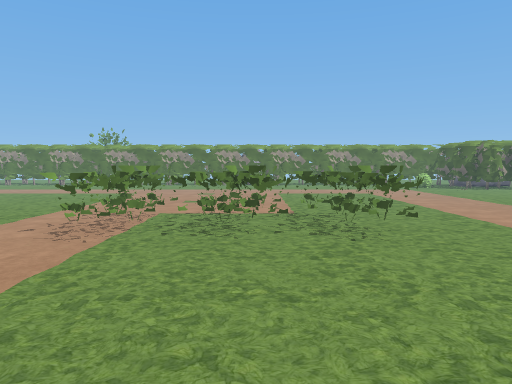
[1] (above)

17 first-person views from a walk through a 3-D level made in the Godot game engine. The camera is 1.4 m above the floor, tilts 4° down and sees 70° across. The floor is counted in squares, 1 m on a side. Each view is taken from the middle of a square. On the plan, view 1 faces up. The plan holds only what a view shows up to about 16 squares ahead; the rest is blank. The place goes on beyond the plan. Characters and animated objects are left out. Some surface patterns are stand-ins.

[2]
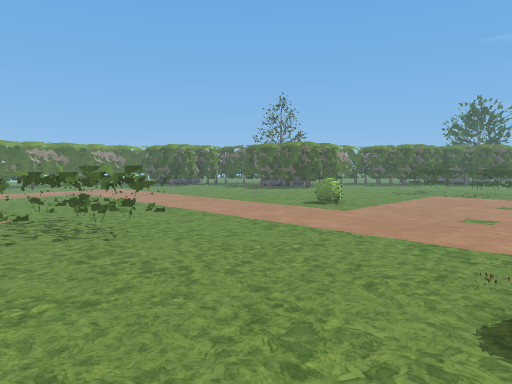

[3]
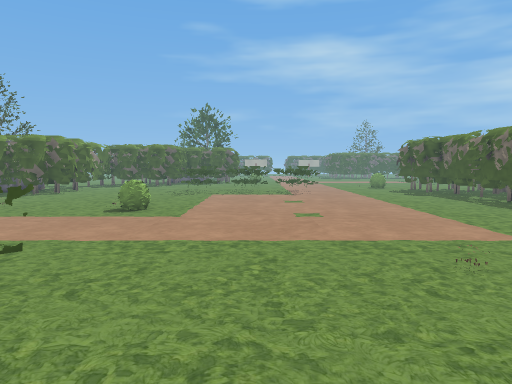

[4]
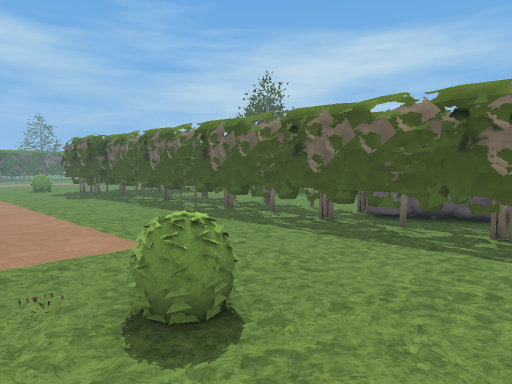

[5]
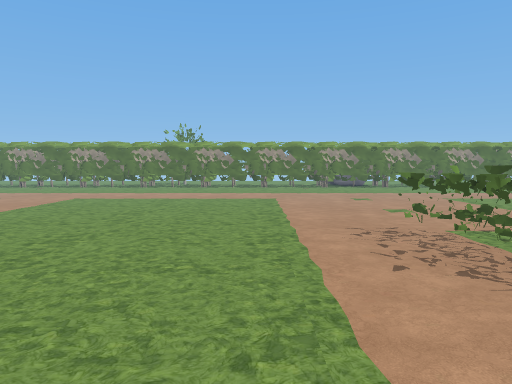

[6]
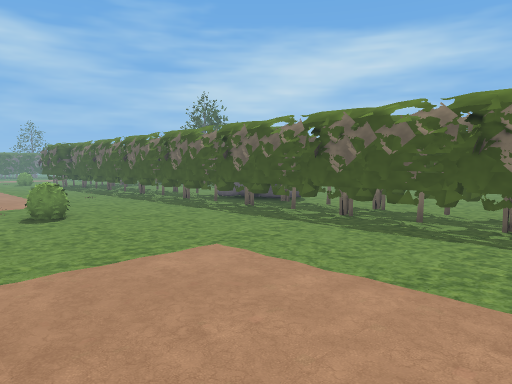

[7]
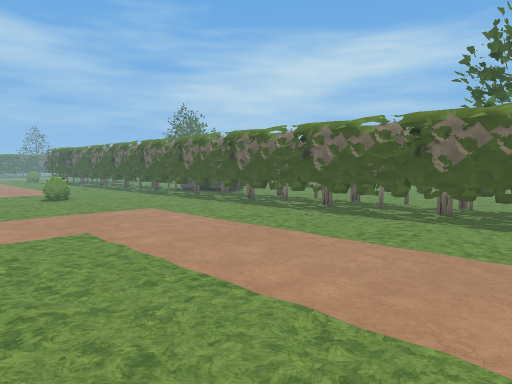

[8]
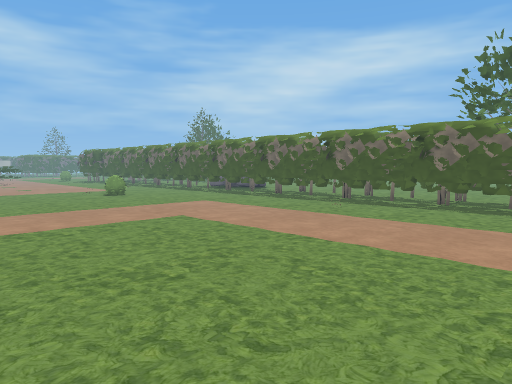

[9]
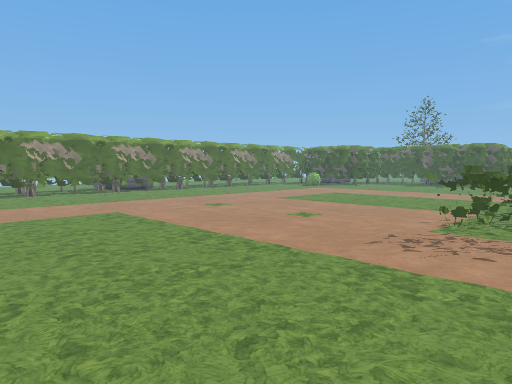

[10]
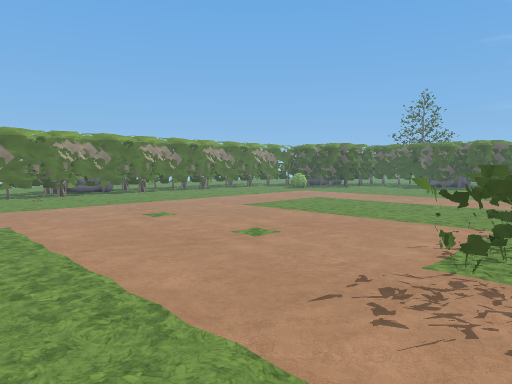

[11]
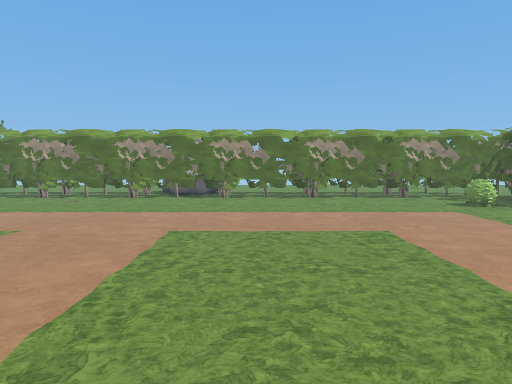

[12]
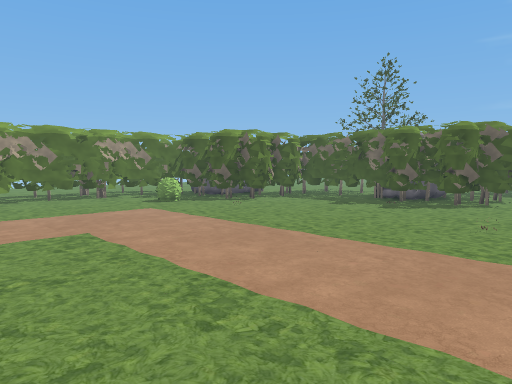

[13]
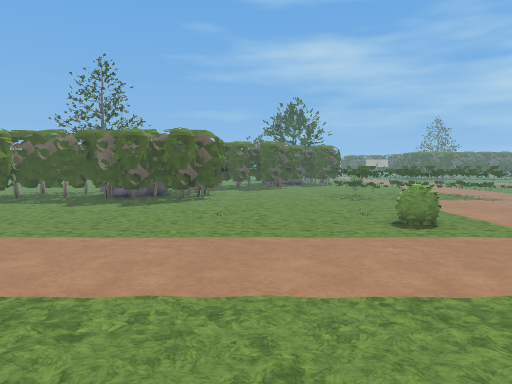

[14]
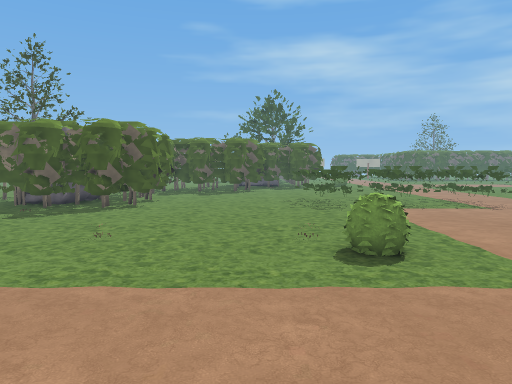

[15]
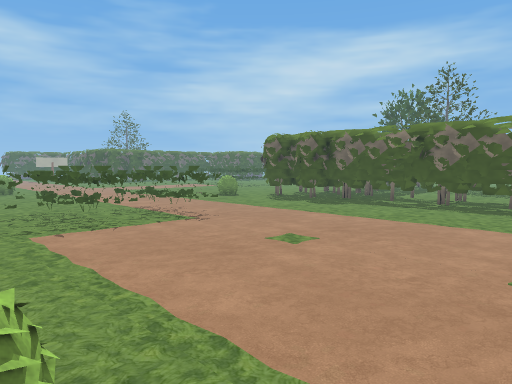

[16]
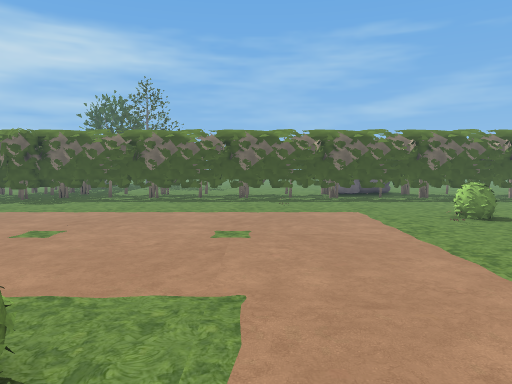

[17]
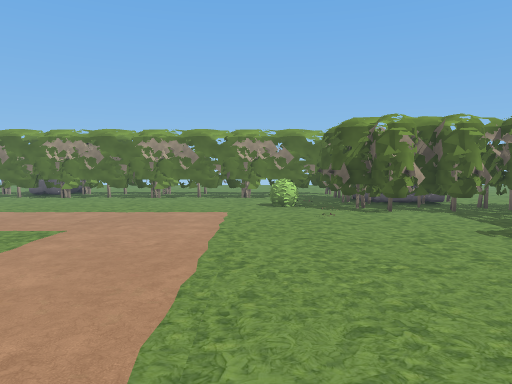

### Floor plan
Key: @ floor where view 1 was taken; # wall or solid block; . floor; T thing the floor can be seen under or through; B bush; R rock; O other object.
Columns run from 15 left of view 1 to 21 right of it. Each row starts with its distance up from view 1.
 27        #######################R   ..
 26        .....................##    ..
 25        .....................####
 24        ...................B.####
 23        .....................######
 22        ......................#####
 21       .....................O.....#
 20       ...........................#
 19 .................................#
 18 ................................##
 17 ................................##
 16 ................................##
 15 ................................###
 14 .................................####
 13  ..........................O.........
 12   ...................................
 11   ...................................
 10    ........TTTTTTTT..................
  9     .......TTTTTTTT........O.........
  8 .  ........TTTTTTTT.......B......####
  7   .........TTTTTTTT..............##
  6  ................................#
  5  ................................#
  4  ................................#
  3  ................................#
  2  ................................##
  1  ..................O.............####
  0  ..............@..B..................
 -1   ...................................
 -2   ...................................
 -3   .....O............................
 -4   .................................
 -5   ...............................###
 -6   #################################

Positions as (right, up) in squares from view 1, and headings:
1: (0, 0), facing up
2: (-1, 0), facing up-right
3: (-1, 4), facing right
4: (0, 2), facing down-right
5: (-7, 3), facing up
6: (-8, 3), facing down-right
7: (-14, 5), facing down-right
8: (-15, 8), facing down-right
9: (-11, 8), facing up-right
10: (-8, 9), facing up-right
11: (3, 11), facing up
12: (3, 11), facing up-right
13: (2, 12), facing right
14: (5, 10), facing right
15: (9, 8), facing down-right
16: (9, 10), facing down
17: (10, 11), facing up
